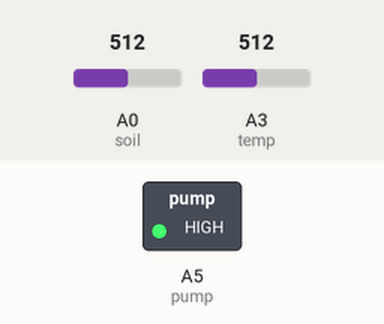
A sketch run on a simulated Arduino Uno, built with avr-gcc and run on an emulated ATmega328P. Parts: switched loads named in the sketch (green lamp = pin HIGH). Inputs (shaded band) come from the test bench; at power-on: A0 (soil) = 512, A3 (temp) = 512. What the sketch prints to the serial monitor is not drawn.

Above: at 0.3 s.
Timing chart, 0 to 1.8 s (numbered marks = the images above):
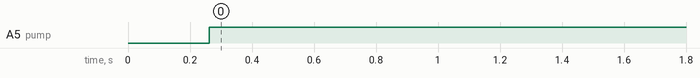

Measured:
- by itself, A5 (pump): LOW → HIGH at 0.26 s

The sketch:

SmartIrrigation.ino
```cpp
int soil = A0;
int temp = A3;
int pump = A5;

void setup() {

  Serial.begin(9600);

  pinMode(soil, INPUT);
  pinMode(temp, INPUT);
  pinMode(pump, OUTPUT);
}

void loop()
{

  int soil = analogRead(A0);  // Reading Analog value from Sensor
 Serial.print("Soil sensor Value : ");
  Serial.print(soil);
  delay(10);

  int temp = analogRead(A3);
  float voltage = temp * (5000 / 1024.0);
  float temperature = (voltage - 500) / 10;
  // Print the temperature in the Serial Monitor:
  Serial.print("   Temperature : ");
  Serial.print(temperature);
  Serial.print(" \xC2\xB0"); // shows degree symbol
  Serial.println("C");
  delay(250);


if(soil>= 600 && temp <=25 )
{digitalWrite(pump,LOW);}

else if(soil>= 600 && temp >25 )
{ digitalWrite(pump,LOW);}

else if(soil< 600 && temp <=25 )
{ digitalWrite(pump,LOW);}

else if(soil< 600 && temp >25 )
{ digitalWrite(pump,HIGH);}
}
```
